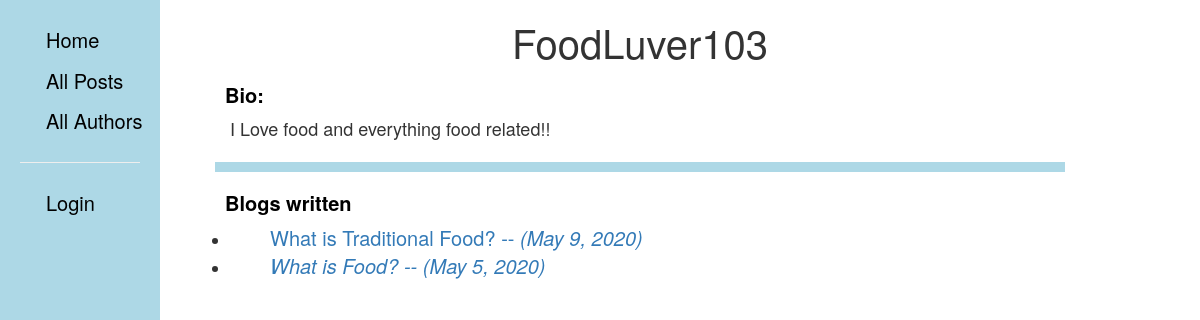
/blog/authors/1, run on an earlier commit of the app's database.
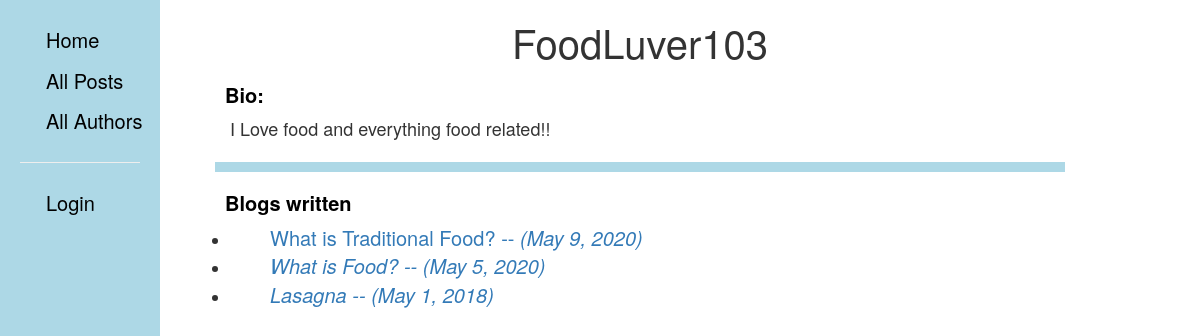
And on a later commit of the database.
### blog/models.py (models this page shows, shortened)
class Post(models.Model):
    title = models.CharField(max_length=100)
    author = models.ForeignKey(Author, on_delete=models.SET_NULL, null=True)
    summary = models.TextField(max_length=100, help_text='Enter a brief description of the blog')
    text = models.TextField(max_length=2000, help_text="Enter you blog text here.")
    post_date = models.DateField(default=date.today)
    category = models.ManyToManyField(Category, help_text='Select a Category for this blog')
    class Meta:
        ordering = ['-post_date'] #newest to oldest
    def get_absolute_url(self):
        return reverse('post-detail', args=[str(self.id)])

### blog/views.py (the view)
# urls.py: path('authors/<int:pk>', views.Sort_by_Author.as_view(), name='posts-by-author'),
class Sort_by_Author(generic.ListView):
    model = Post
    pagnate_by = 5
    template_name = 'blog/posts_by_author.html'
    def get_queryset(self):
        id = self.kwargs['pk']
        target_author=get_object_or_404(Author, pk = id)
        return Post.objects.filter(author=target_author)
    def get_context_data(self, **kwargs):
        context = super(Sort_by_Author, self).get_context_data(**kwargs)
        context['blogger'] = get_object_or_404(Author, pk = self.kwargs['pk'])
        return context

### blog/models.py (called while the page is built)
    def __str__(self):
        return self.name.username

### blog/templates/blog/posts_by_author.html
{% extends "base_generic.html" %}
{% block content %}
      <h1>{{blogger}}</h1>
  <div class = "author">
    <h3>Bio:</h3>
    <p>{{blogger.bio}}</p>
    <hr class ="n2">
    {% if post_list %}
    <h3>Blogs written</h3>
    <ul>
      {% for post in post_list %}
      <li>
        <a href="{{ post.get_absolute_url }}">{{ post.title }} -- <i>({{post.post_date}})<i></a>
      </li>
      {% endfor %}
    </ul>
  </div>
    {% else %}
      <p>This blogger hasn't posted anything yet.</p>
    {% endif %}
{% endblock %}

What changed in the data, as far as the page shows it:
added Post: title "Lasagna", post_date "May 1, 2018"
